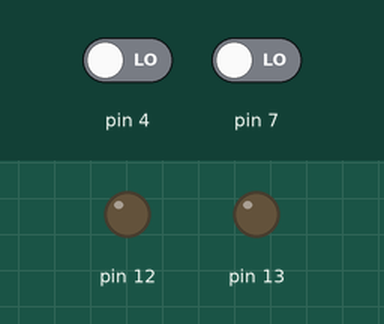
The sketch below on a simulated Arduino Uno, built with avr-gcc and run on an emulated ATmega328P. Parts: output pins drawn as LEDs (lit = HIGH). The inputs (shaded band) are chosen by the test bench; at power-on: pin 4 LOW, pin 7 LOW. What the sketch prints to the serial monitor is not drawn.

Above: at 1.2 s.
1.3 s: pin 4 driven HIGH
At 1.8 s:
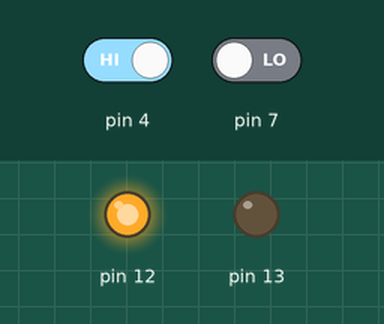
2.8 s: pin 7 driven HIGH
At 4.0 s:
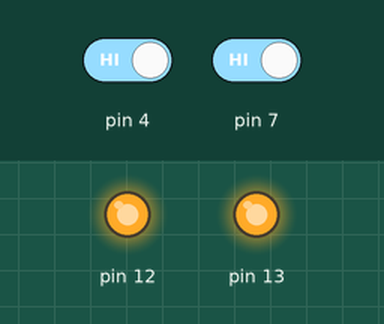
4.3 s: pin 4 driven LOW
At 5.1 s:
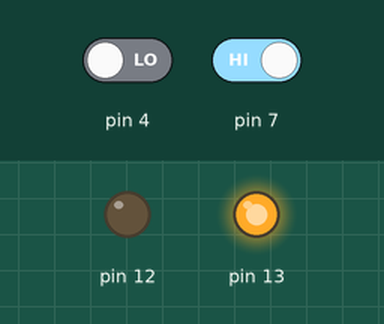
5.8 s: pin 7 driven LOW
At 6.4 s:
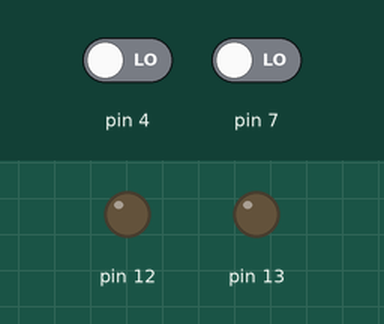
Timing chart, 0 to 8.3 s (numbered marks = the images above; inputs shaded):
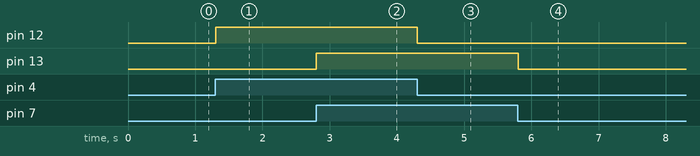

The sketch:

TankArduinoCode.ino
```cpp
//SETUP
void setup() {
  Serial.begin(9600);
    pinMode(4, INPUT);
    pinMode(7, INPUT);
    pinMode(12, OUTPUT);
    pinMode(13, OUTPUT);
}

//LOOP
void loop() {

  if(digitalRead(4) == HIGH){
    digitalWrite(12, HIGH);
  }else{
    digitalWrite(12, LOW);
  }

  if(digitalRead(7) == HIGH){
    digitalWrite(13, HIGH);
  }else{
    digitalWrite(13, LOW);
  }
   Serial.println(digitalRead(4));
   Serial.println(digitalRead(7));
}
```

Measured:
- after the input at 1.3 s, pin 12: LOW → HIGH at once
- after the input at 2.8 s, pin 13: LOW → HIGH at once
- after the input at 4.3 s, pin 12: HIGH → LOW at once
- after the input at 5.8 s, pin 13: HIGH → LOW at once
